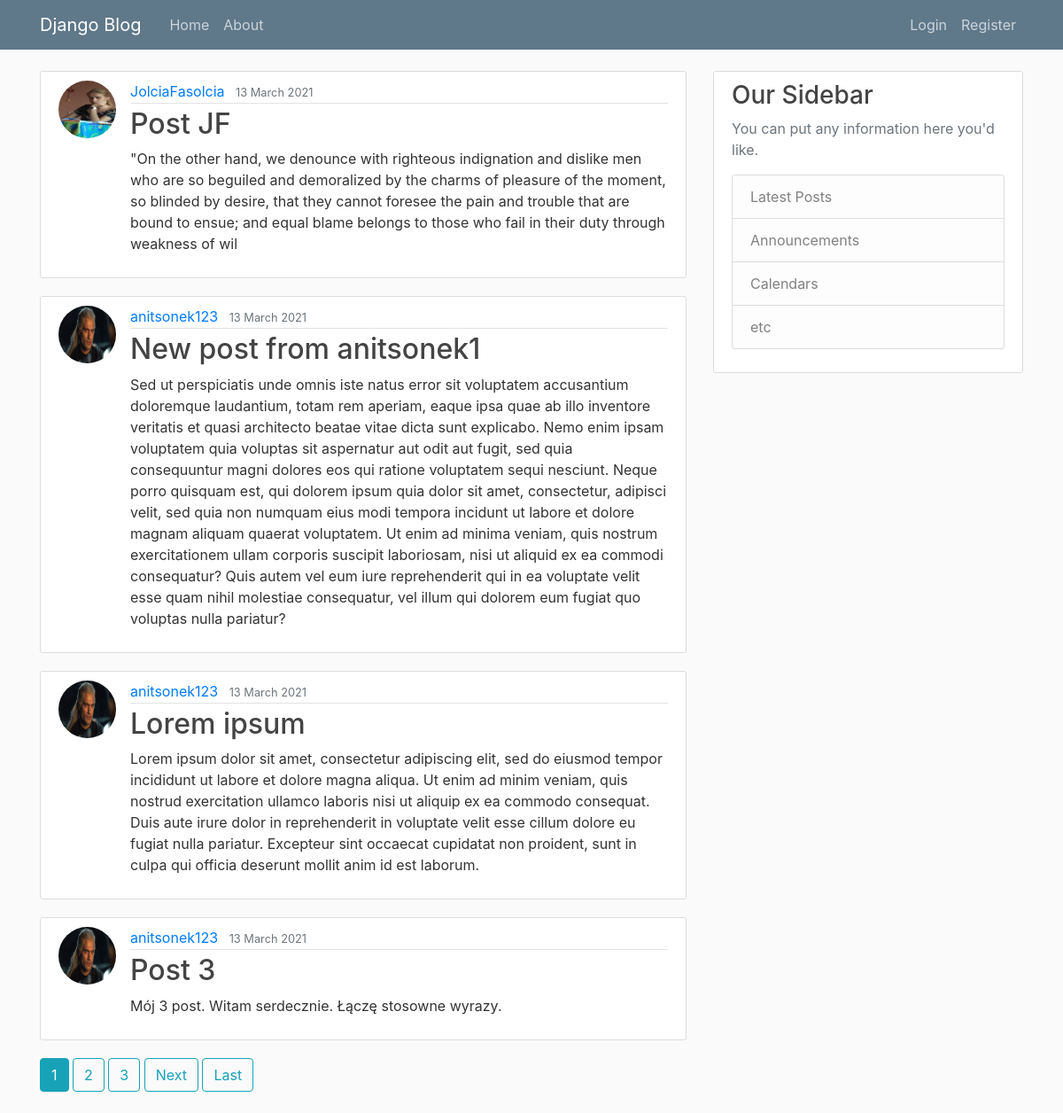
The page / on the database its author committed.
### blog/models.py (models this page shows, shortened)
class Post(models.Model):
    title=models.CharField(max_length=100)
    content=models.TextField()
    date_posted=models.DateTimeField(default=timezone.now)
    author=models.ForeignKey(User,on_delete=models.CASCADE) #bo chcemy obsluzyc sytuacje w ktorej autor jest usuniety

### users/models.py (models this page shows, shortened)
class Profile(models.Model):
    user = models.OneToOneField(User, on_delete=models.CASCADE)
    image = models.ImageField(default='default.jpg', upload_to='profile_pics')

### blog/views.py (the view)
# urls.py: path('', PostListView.as_view(), name='blog-home'),
class PostListView(ListView):
    model = Post
    template_name='blog/home.html' # <app>/<model>_<viewtype>.html
    context_object_name='posts'
    ordering=['-date_posted']
    paginate_by=4

### blog/templates/blog/home.html (shortened to what this page needs)
{% extends "blog/base.html" %}
{% block content %}
    {% for post in posts %}
    <article class="media content-section">
      <img class="rounded-circle article-img" src="{{ post.author.profile.image.url }}">
        <div class="media-body">
          <div class="article-metadata">
            <a class="mr-2" href="{% url 'user-posts' post.author.username %}">{{ post.author }}</a>
            <small class="text-muted">{{ post.date_posted|date:"d F Y" }}</small>
          </div>
          <h2><a class="article-title" href="{% url 'post-detail' post.id %}">{{ post.title }}</a></h2>
          <p class="article-content">{{ post.content }}</p>
        </div>
      </article>
    {% endfor %}
    {% if is_paginated %}
      {% for num in page_obj.paginator.page_range %}
        {% if page_obj.number == num %}
          <a class="btn btn-info mb-4" href="?page={{ num }}">{{ num }}</a>
        {% elif num > page_obj.number|add:'-3' and num < page_obj.number|add:'3' %}
          <a class="btn btn-outline-info mb-4" href="?page={{ num }}">{{ num }}</a>
        {% endif %}
      {% endfor %}
      {% if page_obj.has_next %}
        <a class="btn btn-outline-info mb-4" href="?page={{ page_obj.next_page_number }}">Next</a>
        <a class="btn btn-outline-info mb-4" href="?page={{ page_obj.paginator.num_pages }}">Last</a>
      {% endif %}
    {% endif %}
{% endblock content %}

### blog/templates/blog/base.html (shortened to what this page needs)
{% load static %}
<!DOCTYPE html>
<html>
    <head>
        <link rel="stylesheet" href="https://maxcdn.bootstrapcdn.com/bootstrap/4.0.0/css/bootstrap.min.css">
        <link rel="stylesheet" href="{% static 'blog/main.css' %}">
    </head>
    <body>
        <header class="site-header">
            <nav class="navbar navbar-expand-md navbar-dark bg-steel fixed-top">
              <div class="container">
                <a class="navbar-brand mr-4" href="/">Django Blog</a>
                <div class="collapse navbar-collapse" id="navbarToggle">
                  <div class="navbar-nav mr-auto">
                    <a class="nav-item nav-link" href="{% url 'blog-home'%}">Home</a>
                    <a class="nav-item nav-link" href="{% url 'blog-about'%}">About</a>
                  </div>
                  <div class="navbar-nav">
                  {% if user.is_authenticated %}
                      <a class="nav-item nav-link" href="{% url 'profile' %}">Profile</a>
                      <a class="nav-item nav-link" href="{% url 'post-create' %}">New Post</a>
                      <a class="nav-item nav-link" href="{% url 'logout' %}">Logout</a>
                  {% else %}
                      <a class="nav-item nav-link" href="{% url 'login' %}">Login</a>
                      <a class="nav-item nav-link" href="{% url 'register' %}">Register</a>
                  {% endif %}
                  </div>
                </div>
              </div>
            </nav>
          </header>
          <main role="main" class="container">
            <div class="row">
              <div class="col-md-8">
                {% block content %}{% endblock %}
              </div>
              <div class="col-md-4">
                <div class="content-section">
                  <h3>Our Sidebar</h3>
                  <p class='text-muted'>You can put any information here you'd like.
                    <ul class="list-group">
                      <li class="list-group-item list-group-item-light">Latest Posts</li>
                      <li class="list-group-item list-group-item-light">Announcements</li>
                      <li class="list-group-item list-group-item-light">Calendars</li>
                      <li class="list-group-item list-group-item-light">etc</li>
                    </ul>
                  </p>
                </div>
              </div>
            </div>
          </main>
    </body>
</html>

### blog/static/blog/main.css (style rules this page uses)
body { background: #fafafa; color: #333333; margin-top: 5rem; }
h1, h2, h3, h4, h5, h6 { color: #444444; }
ul { margin: 0; }
.bg-steel { background-color: #5f788a; }
.site-header .navbar-nav .nav-link { color: #cbd5db; }
.content-section { background: #ffffff; padding: 10px 20px; border: 1px solid #dddddd; border-radius: 3px; margin-bottom: 20px; }
.article-title { color: #444444; }
.article-content { white-space: pre-line; }
.article-img { height: 65px; width: 65px; margin-right: 16px; }
.article-metadata { padding-bottom: 1px; margin-bottom: 4px; border-bottom: 1px solid #e3e3e3 }

### rows shown on the page
Post: author.profile.image (picture), author "JolciaFasolcia", date_posted "13 March 2021", title "Post JF", content "\"On the other hand, we denounce with righteous indignation and dislike men who are so beguiled and demoralized by the charms of pleasure of the moment, so blinded by desire, that they cannot foresee the pain and trouble that are bound to ensue; and equal blame belongs to those who fail in their duty through weakness of wil"
Post: author.profile.image (picture), author "anitsonek123", date_posted "13 March 2021", title "New post from anitsonek1", content "Sed ut perspiciatis unde omnis iste natus error sit voluptatem accusantium doloremque laudantium, totam rem aperiam, eaque ipsa quae ab illo inventore veritatis et quasi architecto beatae vitae dicta sunt explicabo. Nemo enim ipsam voluptatem quia voluptas sit aspernatur aut odit aut fugit, sed quia consequuntur magni dolores eos qui ratione voluptatem sequi nesciunt. Neque porro quisquam est, qui dolorem ipsum quia dolor sit amet, consectetur, adipisci velit, sed quia non numquam eius modi tempora incidunt ut labore et dolore magnam aliquam quaerat voluptatem. Ut enim ad minima veniam, quis nostrum exercitationem ullam corporis suscipit laboriosam, nisi ut aliquid ex ea commodi…"
Post: author.profile.image (picture), author "anitsonek123", date_posted "13 March 2021", title "Lorem ipsum", content "Lorem ipsum dolor sit amet, consectetur adipiscing elit, sed do eiusmod tempor incididunt ut labore et dolore magna aliqua. Ut enim ad minim veniam, quis nostrud exercitation ullamco laboris nisi ut aliquip ex ea commodo consequat. Duis aute irure dolor in reprehenderit in voluptate velit esse cillum dolore eu fugiat nulla pariatur. Excepteur sint occaecat cupidatat non proident, sunt in culpa qui officia deserunt mollit anim id est laborum."
Post: author.profile.image (picture), author "anitsonek123", date_posted "13 March 2021", title "Post 3", content "Mój 3 post. Witam serdecznie. Łączę stosowne wyrazy."

### other values the page prints
{{ num }} "1"
{{ num }} "2" "3"
